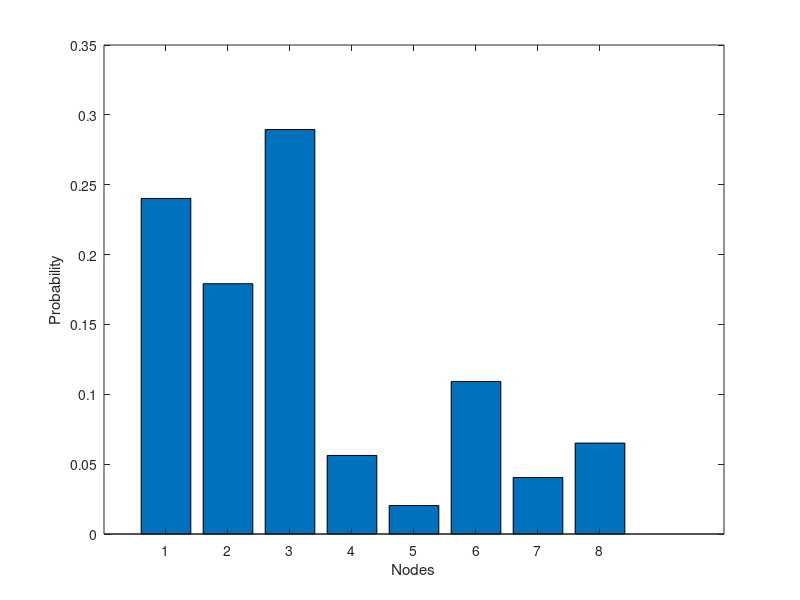

The MATLAB source for this figure:
clear;
clc;
i=sqrt(-1);

%Adjacency Matrix

M =[0 1 1 1 1 0 0 0; 
    1 0 1 1 0 1 0 0; 
    1 1 0 1 0 0 1 0; 
    1 1 1 0 0 0 0 1;
    1 0 0 0 0 1 0 1;
    0 1 0 0 1 0 1 0;
    0 0 1 0 0 1 0 1;
    0 0 0 1 1 0 1 0]; 

%step size
step=10000;


V = size(M,1);
d = sum(M,2);

%function f_x(r)
f = cell(V,1);
for r=1:V
 f{r}=find(M(r,:));
end
 

% Probability amplitute matrix
A=zeros(V,V);
Atemp=zeros(V,V);


%initial state
A(1,2) = 1;

%%%%%%%%%%%%%%%%%%%%%%%%%%%%%%%%%%%%%%%%%%%%%%%%%%%%%%%%%%%%%%%%%%%%%%%%%%%%%%%%%%%%%%%%%%%%%%%%%%%%%%%%%%%%%
%Fourier Coin
%%%%%%%%%%%%%%%%%%%%%%%%%%%%%%%%%%%%%%%%%%%%%%%%%%%%%%%%%%%%%%%%%%%%%%%%%%%%%%%%%%%%%%%%%%%%%%%%%%%%%%%%%%%%%%
for t=1:step
   for x=1:V % Select the vertex
    for r=1:d(x)
        for s=1:d(x)
            Atemp(x,(f{x}(r))) = Atemp(x,(f{x}(r)))+ A(x,(f{x}(s)))*(1/sqrt(d(x)))*exp((2*pi*i*(r-1)*(s-1))/d(x));
        end
    end
   end    
A = transpose(Atemp);
Atemp = zeros(V,V);
end


%Total Proability calculation
P = 0;
VertexProb = zeros(V,1);

for k=1:V
   P = P + A(k,:)*transpose(conj(A(k,:)));
   VertexProb(k) = A(k,:)*conj(transpose(A(k,:)));
   x(k)=k;
end

% Total_probability 
fprintf('Total_probability: %f\n',P);
%bar(x,VertexProb,0.5)
bar(x,VertexProb)
xlabel("Nodes")
ylabel("Probability")


